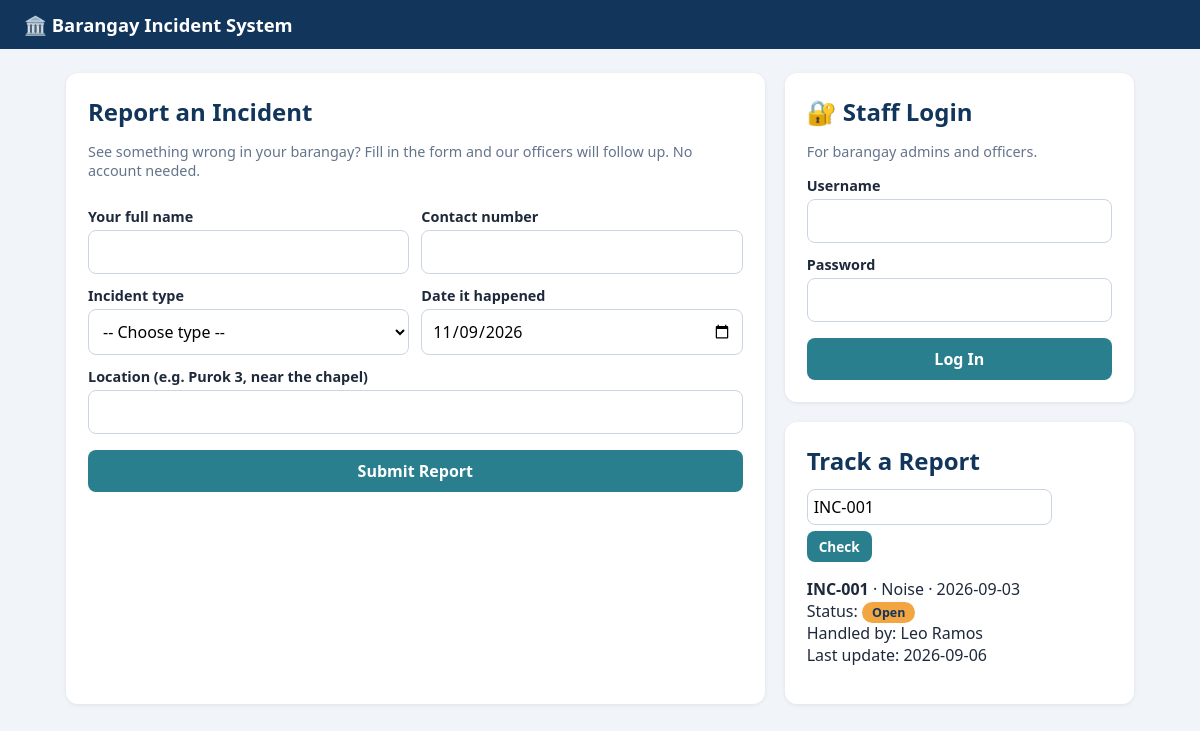
Screenshot of /index.php?track=INC-001 with the database file from the repository.
### tables this page shows
CREATE TABLE INCIDENT(
 Incident_Ref VARCHAR(10) PRIMARY KEY,Incident_Date DATE NOT NULL,Incident_Time TIME NULL,Location VARCHAR(100) NOT NULL,
 Description VARCHAR(500) NULL,Other_Specify VARCHAR(100) NULL,Reported_At DATETIME NULL DEFAULT CURRENT_TIMESTAMP,
 Type_ID INT NOT NULL,Resident_ID VARCHAR(10) NOT NULL,Officer_ID VARCHAR(10) NULL,Status_ID INT NOT NULL,
 FOREIGN KEY(Type_ID) REFERENCES INCIDENT_TYPE(Type_ID),FOREIGN KEY(Resident_ID) REFERENCES RESIDENT(Resident_ID),
 FOREIGN KEY(Officer_ID) REFERENCES OFFICER(Officer_ID),FOREIGN KEY(Status_ID) REFERENCES INCIDENT_STATUS(Status_ID));

CREATE TABLE INCIDENT_TYPE(Type_ID INT AUTO_INCREMENT PRIMARY KEY,Type_Name VARCHAR(50) NOT NULL UNIQUE,Service_ID INT NOT NULL,
 Description VARCHAR(255) NOT NULL,Is_Urgent TINYINT(1) NOT NULL DEFAULT 0,FOREIGN KEY(Service_ID) REFERENCES SERVICE(Service_ID));

CREATE TABLE INCIDENT_STATUS(Status_ID INT AUTO_INCREMENT PRIMARY KEY,Status_Name VARCHAR(50) NOT NULL UNIQUE);

CREATE TABLE OFFICER(Officer_ID VARCHAR(10) PRIMARY KEY,Officer_Name VARCHAR(100) NOT NULL);

### includes/auth_check.php (the view, shortened to what this page needs)
<?php
function h($v) { return htmlspecialchars((string)$v, ENT_QUOTES, 'UTF-8'); }
function page_head($title, $logged = false) {
    echo '<!DOCTYPE html><html lang="en"><head><meta charset="utf-8"><meta name="viewport" content="width=device-width,initial-scale=1"><title>'
        . h($title) . '</title><link rel="stylesheet" href="assets/style.css"></head><body><header class="top"><a class="brand" href="index.php">🏛️ Barangay Incident System</a>';
    echo '</header><main>';
}
function page_foot() { echo '</main></body></html>'; }
function opts($rows, $idk, $nmk, $sel = null, $blank = null) {
    $o = $blank !== null ? '<option value="">' . h($blank) . '</option>' : '';
    foreach ($rows as $r) $o .= '<option value="' . h($r[$idk]) . '"' . ((string)$r[$idk] === (string)$sel ? ' selected' : '') . '>' . h($r[$nmk]) . '</option>';
    return $o;
}

### index.php (shortened to what this page needs)
<?php
require_once 'includes/auth_check.php';
require_once 'config/db.php';
$types = $pdo->query("SELECT * FROM INCIDENT_TYPE ORDER BY Type_ID")->fetchAll();
$track = null;
if (!empty($_GET['track'])) {
    $st = $pdo->prepare("SELECT i.Incident_Ref, i.Incident_Date, t.Type_Name, s.Status_Name, o.Officer_Name,
        (SELECT MAX(Follow_up_Date) FROM INCIDENT_FOLLOWUP f WHERE f.Incident_Ref=i.Incident_Ref) AS Last_Update
        FROM INCIDENT i JOIN INCIDENT_TYPE t ON i.Type_ID=t.Type_ID JOIN INCIDENT_STATUS s ON i.Status_ID=s.Status_ID
        LEFT JOIN OFFICER o ON i.Officer_ID=o.Officer_ID WHERE i.Incident_Ref = ?");
    $st->execute([strtoupper(trim($_GET['track']))]);
    $track = $st->fetch() ?: false;
}
page_head('Report an Incident');
?>
<div class="grid">
  <section class="card">
    <h1>Report an Incident</h1>
    <p class="muted">See something wrong in your barangay? Fill in the form and our officers will follow up. No account needed.</p>
    <form method="POST" action="index.php">
      <div class="row">
        <div><label>Your full name</label><input name="name" maxlength="100" required value="<?= h($_POST['name'] ?? '') ?>"></div>
        <div><label>Contact number</label><input name="contact" maxlength="20" required value="<?= h($_POST['contact'] ?? '') ?>"></div>
      </div>
      <div class="row">
        <div><label>Incident type</label><select name="type_id" required><?= opts($types, 'Type_ID', 'Type_Name', $_POST['type_id'] ?? null, '-- Choose type --') ?></select></div>
        <div><label>Date it happened</label><input type="date" name="date" max="<?= date('Y-m-d') ?>" required value="<?= h($_POST['date'] ?? date('Y-m-d')) ?>"></div>
      </div>
      <label>Location (e.g. Purok 3, near the chapel)</label>
      <input name="location" maxlength="100" required value="<?= h($_POST['location'] ?? '') ?>">
      <button class="btn full" type="submit">Submit Report</button>
    </form>
  </section>
  <aside>
    <div class="card">
      <?php if (!empty($_SESSION['user_id'])): ?>
        <h2>Welcome back</h2><p><?= h($_SESSION['officer_name']) ?> (<?= h($_SESSION['role']) ?>)</p>
        <a class="btn full" href="<?= $_SESSION['role'] === 'Admin' ? 'admin_dashboard.php' : 'officer_dashboard.php' ?>">Open my dashboard</a>
      <?php else: ?>
        <h2>🔐 Staff Login</h2><p class="muted">For barangay admins and officers.</p>
        <form method="POST" action="login.php">
          <label>Username</label><input name="username" required autocomplete="username">
          <label>Password</label><input type="password" name="password" required autocomplete="current-password">
          <button class="btn full" type="submit">Log In</button>
        </form>
      <?php endif; ?>
    </div>
    <div class="card">
      <h2>Track a Report</h2>
      <form method="GET" class="inline"><input name="track" placeholder="INC-001" required value="<?= h($_GET['track'] ?? '') ?>"><button class="btn sm">Check</button></form>
      <?php if ($track): ?>
        <p><b><?= h($track['Incident_Ref']) ?></b> · <?= h($track['Type_Name']) ?> · <?= h($track['Incident_Date']) ?><br>
        Status: <span class="pill"><?= h($track['Status_Name']) ?></span><br>
        Handled by: <?= h($track['Officer_Name'] ?? 'Awaiting assignment') ?><br>
        Last update: <?= h($track['Last_Update'] ?? 'No updates yet') ?></p>
      <?php elseif ($track === false): ?><p class="muted">No report found with that reference.</p><?php endif; ?>
    </div>
  </aside>
</div>
<?php page_foot(); ?>

### assets/style.css (style rules this page uses)
* { box-sizing:border-box }
body { margin:0;font-family:system-ui,Segoe UI,Arial,sans-serif;background:#f1f5f9;color:#1e293b }
.top { display:flex;justify-content:space-between;align-items:center;background:#12355b;color:#fff;padding:12px 24px;flex-wrap:wrap;gap:8px }
.brand { color:#fff;text-decoration:none;font-weight:700;font-size:1.15rem }
.pill { background:#f2a541;color:#12355b;border-radius:99px;padding:2px 10px;font-size:.78rem;font-weight:700 }
main { max-width:1100px;margin:24px auto;padding:0 16px }
.grid { display:grid;grid-template-columns:2fr 1fr;gap:20px }
.card { background:#fff;border-radius:12px;padding:22px;box-shadow:0 1px 4px rgba(0,0,0,.08);margin-bottom:20px }
h1,h2,h3 { margin:0 0 12px;color:#12355b }
.muted { color:#64748b;font-size:.9rem }
label { display:block;font-weight:600;margin:12px 0 4px;font-size:.9rem }
input,select,textarea { width:100%;padding:10px;border:1px solid #cbd5e1;border-radius:8px;font:inherit;background:#fff }
.btn { display:inline-block;background:#2a7f8e;color:#fff;border:0;border-radius:8px;padding:10px 18px;font:inherit;font-weight:600;cursor:pointer;text-decoration:none }
.btn.full { width:100%;margin-top:16px }
.btn.sm { padding:6px 12px;font-size:.85rem }
.row { display:grid;grid-template-columns:1fr 1fr;gap:12px }
form.inline { display:flex;gap:6px;flex-wrap:wrap;margin:0 }
form.inline select,form.inline input { width:auto;padding:6px }

### rows the page displays
incident: Incident_Ref "INC-001", Type_ID.Type_Name "Noise", Incident_Date "2026-09-03", Status_ID.Status_Name "Open", Officer_ID.Officer_Name "Leo Ramos"

### other values shown
$track['Last_Update'] "2026-09-06"
form field type_id "-- Choose type --"
